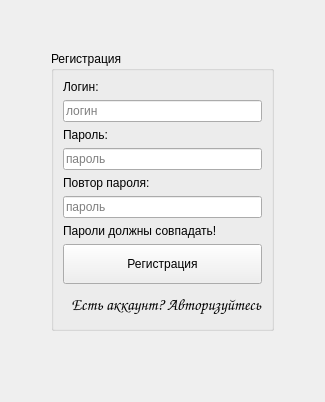
          <widget class="QWidget" name="page_client_registration">
           <layout class="QGridLayout" name="gridLayout_5">
            <item row="1" column="0">
             <spacer name="horizontalSpacer_5">
              <property name="orientation">
               <enum>Qt::Horizontal</enum>
              </property>
              <property name="sizeHint" stdset="0">
               <size>
                <width>40</width>
                <height>20</height>
               </size>
              </property>
             </spacer>
            </item>
            <item row="2" column="1">
             <spacer name="horizontalSpacer_7">
              <property name="orientation">
               <enum>Qt::Horizontal</enum>
              </property>
              <property name="sizeHint" stdset="0">
               <size>
                <width>40</width>
                <height>20</height>
               </size>
              </property>
             </spacer>
            </item>
            <item row="1" column="3">
             <spacer name="horizontalSpacer_6">
              <property name="orientation">
               <enum>Qt::Horizontal</enum>
              </property>
              <property name="sizeHint" stdset="0">
               <size>
                <width>40</width>
                <height>20</height>
               </size>
              </property>
             </spacer>
            </item>
            <item row="2" column="2">
             <spacer name="horizontalSpacer_8">
              <property name="orientation">
               <enum>Qt::Horizontal</enum>
              </property>
              <property name="sizeHint" stdset="0">
               <size>
                <width>40</width>
                <height>20</height>
               </size>
              </property>
             </spacer>
            </item>
            <item row="1" column="1" colspan="2">
             <widget class="QGroupBox" name="groupBox_groupBox_client_registaration">
              <property name="title">
               <string>Регистрация</string>
              </property>
              <layout class="QGridLayout" name="gridLayout_6">
               <item row="4" column="0">
                <widget class="QLabel" name="label_client_registration_password">
                 <property name="text">
                  <string>Пароль:</string>
                 </property>
                </widget>
               </item>
               <item row="11" column="0">
                <widget class="QPushButton" name="pushButton_client_registration_move_to_client_auth">
                 <property name="font">
                  <font>
                   <family>Comic Sans MS</family>
                   <pointsize>12</pointsize>
                   <weight>50</weight>
                   <italic>false</italic>
                   <bold>false</bold>
                  </font>
                 </property>
                 <property name="styleSheet">
                  <string notr="true">QPushButton{
background-color: none;
font: 12pt &quot;Comic Sans MS&quot;;
text-align: right;
}

QPushButton::hover{
	
	color: rgb(118, 227, 131);
}</string>
                 </property>
                 <property name="text">
                  <string>Есть аккаунт? Авторизуйтесь</string>
                 </property>
                 <property name="default">
                  <bool>false</bool>
                 </property>
                 <property name="flat">
                  <bool>true</bool>
                 </property>
                </widget>
               </item>
               <item row="8" column="0">
                <widget class="QLabel" name="label_client_registration_password_confirm_message">
                 <property name="text">
                  <string>Пароли должны совпадать!</string>
                 </property>
                </widget>
               </item>
               <item row="1" column="0">
                <widget class="QLabel" name="label_client_registration_login">
                 <property name="text">
                  <string>Логин:</string>
                 </property>
                </widget>
               </item>
               <item row="2" column="0">
                <widget class="QLineEdit" name="lineEdit_client_registration_login">
                 <property name="focusPolicy">
                  <enum>Qt::StrongFocus</enum>
                 </property>
                 <property name="text">
                  <string/>
                 </property>
                 <property name="placeholderText">
                  <string>логин</string>
                 </property>
                </widget>
               </item>
               <item row="6" column="0">
                <widget class="QLabel" name="label_client_registration_password_confirm">
                 <property name="text">
                  <string>Повтор пароля:</string>
                 </property>
                </widget>
               </item>
               <item row="10" column="0">
                <widget class="QPushButton" name="pushButton_client_registration_sign_up">
                 <property name="minimumSize">
                  <size>
                   <width>0</width>
                   <height>40</height>
                  </size>
                 </property>
                 <property name="text">
                  <string>Регистрация</string>
                 </property>
                </widget>
               </item>
               <item row="5" column="0">
                <widget class="QLineEdit" name="lineEdit_client_registration_password">
                 <property name="focusPolicy">
                  <enum>Qt::StrongFocus</enum>
                 </property>
                 <property name="text">
                  <string/>
                 </property>
                 <property name="echoMode">
                  <enum>QLineEdit::Password</enum>
                 </property>
                 <property name="placeholderText">
                  <string>пароль</string>
                 </property>
                </widget>
               </item>
               <item row="7" column="0">
                <widget class="QLineEdit" name="lineEdit_client_registration_password_confirm">
                 <property name="focusPolicy">
                  <enum>Qt::StrongFocus</enum>
                 </property>
                 <property name="text">
                  <string/>
                 </property>
                 <property name="echoMode">
                  <enum>QLineEdit::Password</enum>
                 </property>
                 <property name="placeholderText">
                  <string>пароль</string>
                 </property>
                </widget>
               </item>
              </layout>
             </widget>
            </item>
            <item row="3" column="1" colspan="2">
             <spacer name="verticalSpacer_6">
              <property name="orientation">
               <enum>Qt::Vertical</enum>
              </property>
              <property name="sizeHint" stdset="0">
               <size>
                <width>20</width>
                <height>40</height>
               </size>
              </property>
             </spacer>
            </item>
            <item row="0" column="1" colspan="2">
             <spacer name="verticalSpacer_5">
              <property name="orientation">
               <enum>Qt::Vertical</enum>
              </property>
              <property name="sizeHint" stdset="0">
               <size>
                <width>20</width>
                <height>40</height>
               </size>
              </property>
             </spacer>
            </item>
           </layout>
          </widget>
